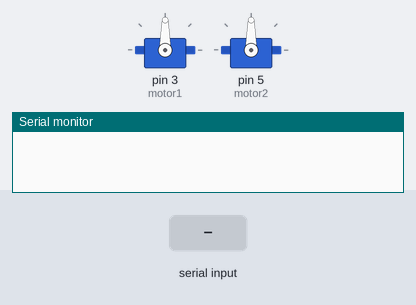
A sketch run on a simulated Arduino Uno, built with avr-gcc and run on an emulated ATmega328P. Parts: 2 × servo, the last lines printed to the serial monitor. The inputs (shaded band) are chosen by the test bench.

Above: at 1.2 s.
1.3 s: "0" received over Serial
At 1.7 s:
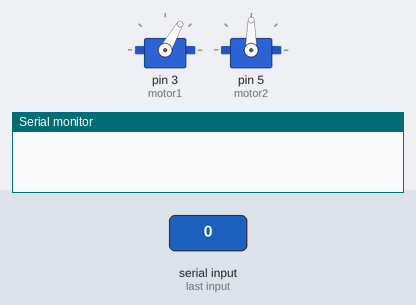
2.8 s: "1" received over Serial
At 4.0 s:
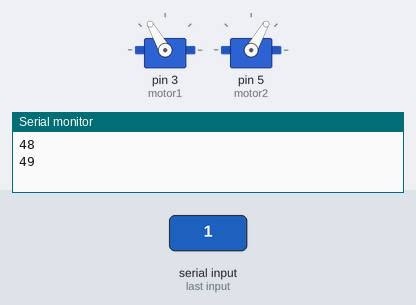
4.3 s: "2" received over Serial
At 5.1 s:
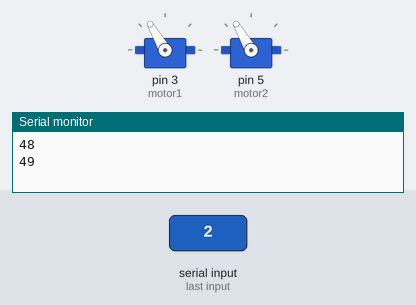
Timing chart, 0 to 7.3 s (numbered marks = the images above; inputs shaded):
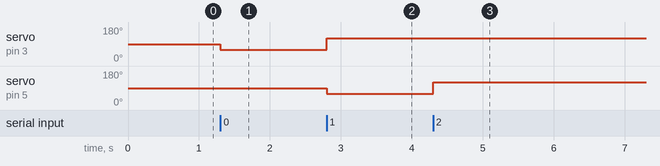

The sketch:

Wastesorting.ino
```cpp
#include <Servo.h>

Servo servo1;
Servo servo2;

int python;

int motor1 = 3;
int motor2 =5;

int angle1 = 90;
int angle2 = 90;

void setup() {
  // put your setup code here, to run once:
  servo1.attach(motor1);
  servo2.attach(motor2);
  Serial.begin(9600);
}

void loop() {

  // put your main code here, to run repeatedly:
  while(Serial.available()){
    python = Serial.read();
   // Serial.println(python);

    if(python == '0'){
      angle1 = 60;
      angle2 = 90;
    }
    else if(python == '1'){
      angle1 = 120;
      angle2 = 60;
    }
    else if(python == '2'){
      angle1 = 120;
      angle2 = 120;
    }
    servo1.write(angle1);
    servo2.write(angle2);
    delay(1000);
    Serial.println(python);
  }

}
```

Measured:
- after the input at 1.3 s, servo on pin 3 (motor1): 90° → 60° at once
- after the input at 2.8 s, servo on pin 3 (motor1): 60° → 120° at once; servo on pin 5 (motor2): 90° → 60° at once
- after the input at 4.3 s, servo on pin 5 (motor2): 60° → 120° at once
